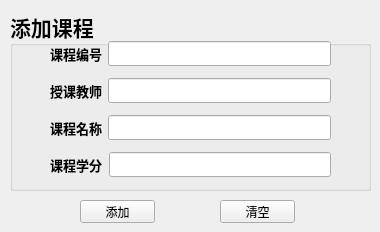
      <widget class="QWidget" name="tab_6">
       <attribute name="title">
        <string>添加</string>
       </attribute>
       <widget class="QGroupBox" name="groupBox_3">
        <property name="geometry">
         <rect>
          <x>10</x>
          <y>10</y>
          <width>361</width>
          <height>181</height>
         </rect>
        </property>
        <property name="font">
         <font>
          <family>华文隶书</family>
          <pointsize>16</pointsize>
          <weight>75</weight>
          <bold>true</bold>
         </font>
        </property>
        <property name="title">
         <string>添加课程</string>
        </property>
        <widget class="QWidget" name="layoutWidget3">
         <property name="geometry">
          <rect>
           <x>40</x>
           <y>25</y>
           <width>281</width>
           <height>151</height>
          </rect>
         </property>
         <layout class="QVBoxLayout" name="verticalLayout_3">
          <item>
           <layout class="QHBoxLayout" name="horizontalLayout_7">
            <item>
             <widget class="QLabel" name="addCnoLabel">
              <property name="font">
               <font>
                <family>仿宋</family>
                <pointsize>10</pointsize>
               </font>
              </property>
              <property name="text">
               <string>课程编号</string>
              </property>
             </widget>
            </item>
            <item>
             <widget class="QLineEdit" name="addCnoInput">
              <property name="font">
               <font>
                <family>宋体</family>
                <pointsize>9</pointsize>
               </font>
              </property>
             </widget>
            </item>
           </layout>
          </item>
          <item>
           <layout class="QHBoxLayout" name="horizontalLayout_8">
            <item>
             <widget class="QLabel" name="addTeaLabel">
              <property name="font">
               <font>
                <family>仿宋</family>
                <pointsize>10</pointsize>
               </font>
              </property>
              <property name="text">
               <string>授课教师</string>
              </property>
             </widget>
            </item>
            <item>
             <widget class="QLineEdit" name="addTeaInput">
              <property name="font">
               <font>
                <family>宋体</family>
                <pointsize>9</pointsize>
               </font>
              </property>
             </widget>
            </item>
           </layout>
          </item>
          <item>
           <layout class="QHBoxLayout" name="horizontalLayout_9">
            <item>
             <widget class="QLabel" name="addCnameLabel">
              <property name="font">
               <font>
                <family>仿宋</family>
                <pointsize>10</pointsize>
               </font>
              </property>
              <property name="text">
               <string>课程名称</string>
              </property>
             </widget>
            </item>
            <item>
             <widget class="QLineEdit" name="addCnameInput">
              <property name="font">
               <font>
                <family>宋体</family>
                <pointsize>9</pointsize>
               </font>
              </property>
             </widget>
            </item>
           </layout>
          </item>
          <item>
           <layout class="QHBoxLayout" name="horizontalLayout_10">
            <item>
             <widget class="QLabel" name="addCreLabel">
              <property name="font">
               <font>
                <family>仿宋</family>
                <pointsize>10</pointsize>
               </font>
              </property>
              <property name="text">
               <string>课程学分</string>
              </property>
             </widget>
            </item>
            <item>
             <widget class="QLineEdit" name="addCreInput">
              <property name="font">
               <font>
                <family>宋体</family>
                <pointsize>9</pointsize>
               </font>
              </property>
             </widget>
            </item>
           </layout>
          </item>
         </layout>
        </widget>
       </widget>
       <widget class="QPushButton" name="addCbtn">
        <property name="geometry">
         <rect>
          <x>80</x>
          <y>200</y>
          <width>75</width>
          <height>23</height>
         </rect>
        </property>
        <property name="font">
         <font>
          <family>宋体</family>
          <pointsize>9</pointsize>
          <weight>50</weight>
          <bold>false</bold>
         </font>
        </property>
        <property name="text">
         <string>添加</string>
        </property>
       </widget>
       <widget class="QPushButton" name="resetCaddbtn">
        <property name="geometry">
         <rect>
          <x>220</x>
          <y>200</y>
          <width>75</width>
          <height>23</height>
         </rect>
        </property>
        <property name="font">
         <font>
          <family>宋体</family>
          <pointsize>9</pointsize>
          <weight>50</weight>
          <bold>false</bold>
         </font>
        </property>
        <property name="text">
         <string>清空</string>
        </property>
       </widget>
      </widget>
